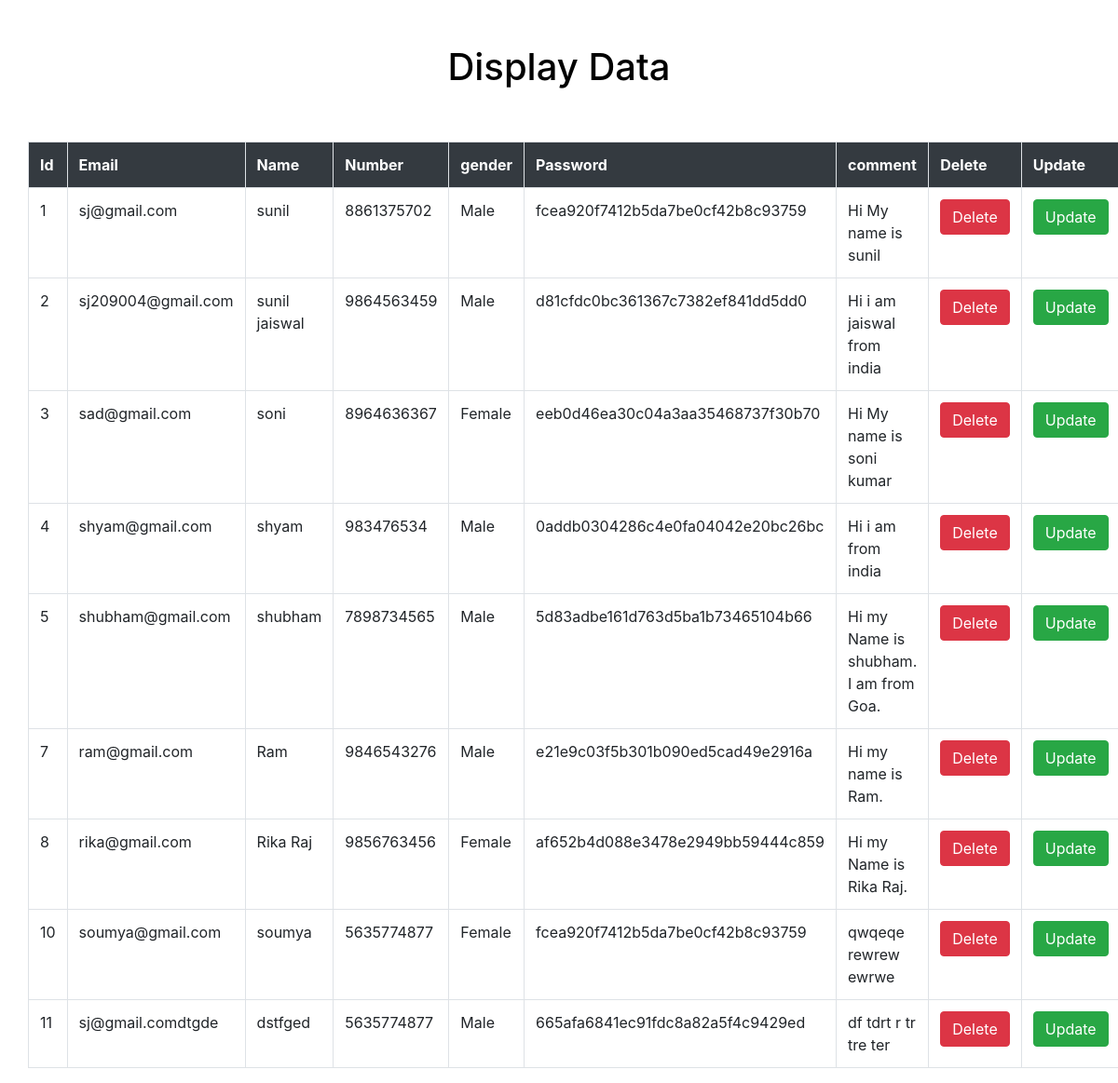
Page /list.php on the committed database.
### tables this page shows
CREATE TABLE `company_new` (
  `id` int(11) NOT NULL,
  `email` varchar(45) NOT NULL,
  `name` varchar(45) NOT NULL,
  `number` varchar(45) NOT NULL,
  `password` varchar(45) NOT NULL,
  `gender` varchar(45) NOT NULL,
  `comment` varchar(100) NOT NULL
);

### list.php (the view, shortened to what this page needs)
<!DOCTYPE html>
<html>
<head>
    <link rel="stylesheet" href="https://maxcdn.bootstrapcdn.com/bootstrap/4.0.0/css/bootstrap.min.css">
    <link rel="stylesheet" type="text/css" href="style.css">
</head>
<body>
    <div class="container-fluid">
        <div class="col-lg-12"><br><br>
            <h1 class="data">Display Data</h1><br><br>
            <table class="table table-hover table-bordered">
                <tr class="bg-dark text-white text-centre">
                    <th>Id</th>
                    <th>Email</th>
                    <th>Name</th>
                    <th>Number</th>
                    <th>gender</th>
                    <th>Password</th>
                    <th>comment</th>
                    <th>Delete</th>
                    <th>Update</th>
                </tr>
                <?php
                        include("connection.php");
                        $sql = "select * from company_new";
                        $result = mysqli_query($link,$sql);
                    while($res = mysqli_fetch_array($result)){
            ?>
                <tr class="text-centre">
                    <td><?php echo $res['id']; ?></td>
                    <td><?php echo $res['email']; ?></td>
                    <td><?php echo $res['name']; ?></td>
                    <td><?php echo $res['number']; ?></td>
                    <td><?php echo $res['gender']; ?></td>
                    <td><?php echo $res['password']; ?></td>
                    <td><?php echo $res['comment']; ?></td>
                    <td><button class="btn-danger btn"><a href="delete.php?id=<?php echo $res['id']; ?>"
                                class="text-white">Delete</a></button></td>
                    <td><button class="btn-success btn"><a href="update.php?id=<?php echo $res['id']; ?>"
                                class="text-white">Update</a></button></td>
                </tr>
                <?php
                    }
                    ?>
            </table>
        </div>
    </div>
</body>
</html>

### style.css (style rules this page uses)
.data { text-align: center; color: black; }

### rows in the picture
company_new: id "1", email "sj@gmail.com", name "sunil", number "8861375702", gender "Male", password "fcea920f7412b5da7be0cf42b8c93759", comment "Hi My name is sunil"
company_new: id "2", email "sj209004@gmail.com", name "sunil jaiswal", number "9864563459", gender "Male", password "d81cfdc0bc361367c7382ef841dd5dd0", comment "Hi i am jaiswal from india"
company_new: id "3", email "sad@gmail.com", name "soni", number "8964636367", gender "Female", password "eeb0d46ea30c04a3aa35468737f30b70", comment "Hi My name is soni kumar"
company_new: id "4", email "shyam@gmail.com", name "shyam", number "983476534", gender "Male", password "0addb0304286c4e0fa04042e20bc26bc", comment "Hi i am from india"
company_new: id "5", email "shubham@gmail.com", name "shubham", number "7898734565", gender "Male", password "5d83adbe161d763d5ba1b73465104b66", comment "Hi my Name is shubham. I am from Goa."
company_new: id "7", email "ram@gmail.com", name "Ram", number "9846543276", gender "Male", password "e21e9c03f5b301b090ed5cad49e2916a", comment "Hi my name is Ram."
company_new: id "8", email "rika@gmail.com", name "Rika Raj", number "9856763456", gender "Female", password "af652b4d088e3478e2949bb59444c859", comment "Hi my Name is Rika Raj."
company_new: id "10", email "soumya@gmail.com", name "soumya", number "5635774877", gender "Female", password "fcea920f7412b5da7be0cf42b8c93759", comment "qwqeqe rewrew ewrwe"
company_new: id "11", email "sj@gmail.comdtgde", name "dstfged", number "5635774877", gender "Male", password "665afa6841ec91fdc8a82a5f4c9429ed", comment "df tdrt r tr tre ter"
